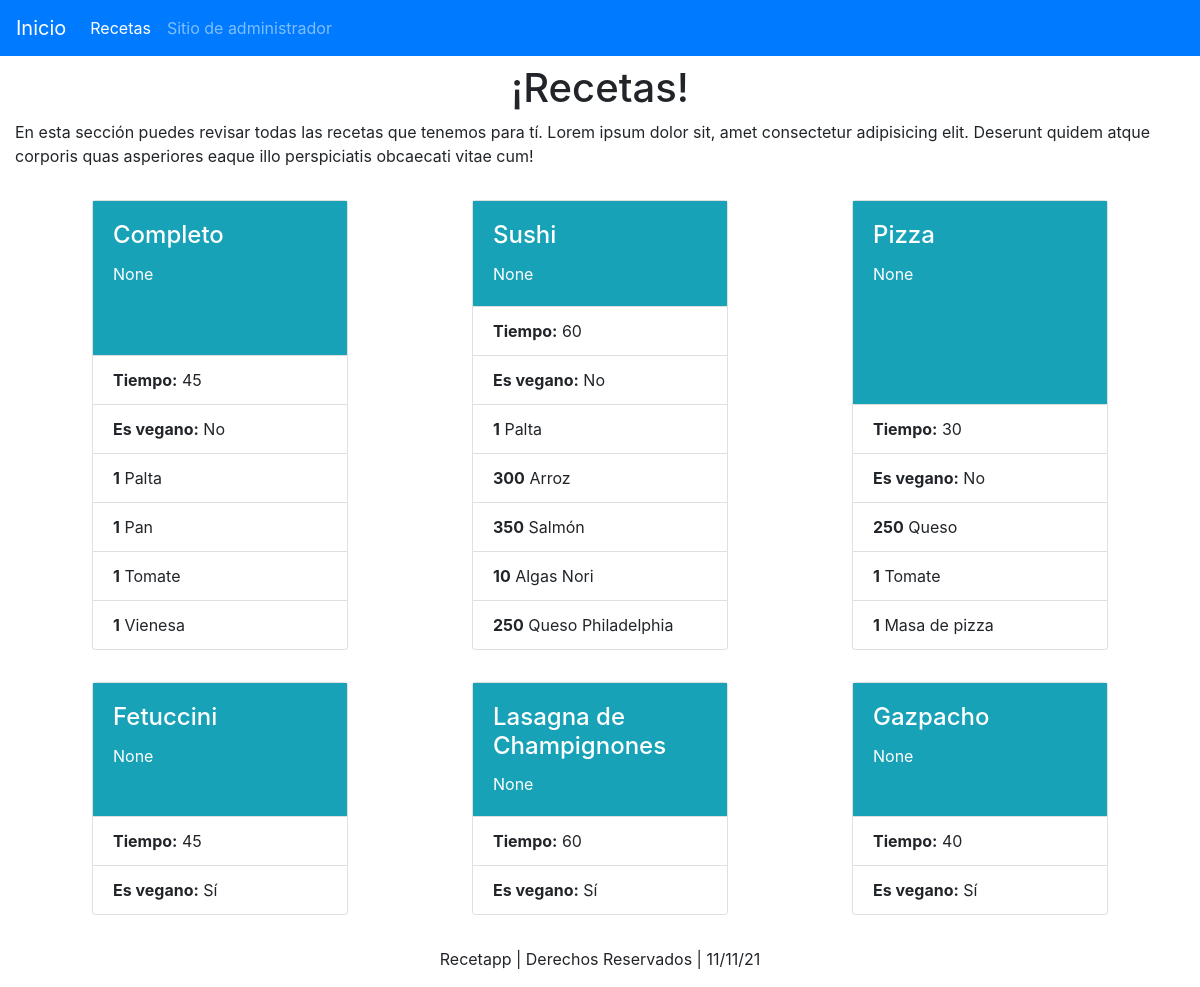
Page /recetas on the earlier database version.
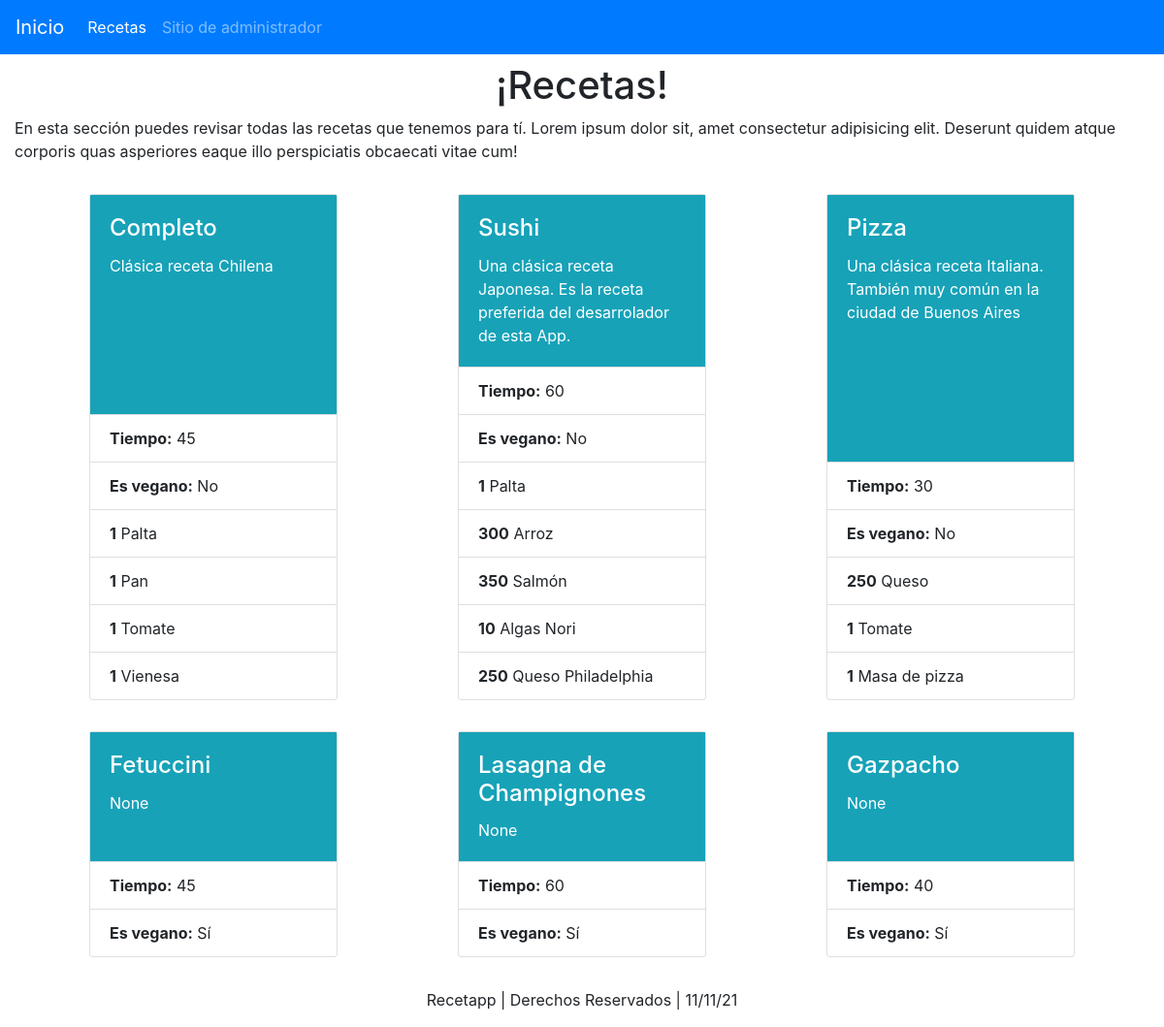
Same page on the later database version.
### Recetapp/Apps/Recetas/models.py (models this page shows, shortened)
class Receta(models.Model):
    nombre = models.CharField(max_length=50)
    tiempo = models.IntegerField(blank=True, null=True)
    vegano = models.BooleanField(null=True)
    descripcion = models.CharField(max_length=450, null=True)
    ingredientes = models.ManyToManyField(Ingrediente, through='RecetaIngrediente')

class RecetaIngrediente(models.Model):
    receta = models.ForeignKey(Receta, on_delete=models.CASCADE)
    ingrediente = models.ForeignKey(Ingrediente, on_delete=models.CASCADE)
    cantidad = models.IntegerField(default=1, blank=True, null=True)

class Ingrediente(models.Model):
    nombre = models.CharField(max_length=50)
    unidad = models.ForeignKey(Unidad, on_delete=models.DO_NOTHING)
    def __str__(self):
        return self.nombre

### Recetapp/Apps/Recetas/views.py (the view)
# urls.py: path("recetas", views.recetas, name="recetas")
def recetas(request):
    recetas = Receta.objects.all()
    return render(request, "recetas.html", {"recetas": recetas})

### Recetapp/Apps/Recetas/templates/recetas.html (shortened to what this page needs)
{% extends 'layout.html' %}
{% block content %}
    <div class="container-fluid">
        <header>
            <h1 class="text-center">¡Recetas!</h1>
            <p>En esta sección puedes revisar todas las recetas que tenemos para tí. Lorem ipsum dolor sit, amet consectetur adipisicing elit. Deserunt quidem atque corporis quas asperiores eaque illo perspiciatis obcaecati vitae cum!</p>
        </header>
    </div>
    <div class="container">
        <div class="row">
            {% for receta in recetas %}
                <div class="col-xl-4 col-sm-6 col-12 p-3 d-flex justify-content-center">
                    <div class="card" style="width: 16rem;">
                        <div class="card-body bg-info text-white">
                          <h4 class="card-title">{{ receta.nombre }}</h4>
                          <p class="card-text">{{ receta.descripcion }}</p>
                        </div>
                        <ul class="list-group list-group-flush">
                            <li class="list-group-item"><b>Tiempo:</b> {{ receta.tiempo }}</li>
                            <li class="list-group-item">
                                {% if receta.vegano == True %}
                                    <b>Es vegano:</b> Sí
                                {% else %}
                                    <b>Es vegano:</b> No
                                {% endif %}
                            </li>
                            {% for recetaingrediente in receta.recetaingrediente_set.all %}
                                <li class="list-group-item"><b>{{ recetaingrediente.cantidad }}</b> {{ recetaingrediente.ingrediente }}</li>
                            {% endfor %}
                        </ul>
                    </div>
                </div>
            {% endfor %}
        </div>
    </div>
{% endblock %}

### Recetapp/Apps/Recetas/templates/layout.html (shortened to what this page needs)
<html lang="en">
<head>
    <link rel="stylesheet" href="https://maxcdn.bootstrapcdn.com/bootstrap/4.0.0/css/bootstrap.min.css">
</head>
<body>
    <nav class="navbar navbar-expand-lg navbar-dark bg-primary mb-2">
            <a class="navbar-brand" href="{% url 'index' %}">Inicio</a>
        <div class="collapse navbar-collapse" id="navbarNavAltMarkup">
            <div class="navbar-nav">
                <a class="nav-item nav-link active" href="{% url 'recetas' %}">Recetas<span class="sr-only">(current)</span></a>
                <a class="nav-item nav-link" href="http://127.0.0.1:8000/admin/">Sitio de administrador</a>
            </div>
        </div>
    </nav>
    <main>
        {% block content %}{% endblock %}
        <div class="container-fluid text-center py-3">
            <footer>
                Recetapp | Derechos Reservados | {% now "d/m/y" %}
            </footer>
        </div>
    </main>
</body>
</html>

Differences in the rows shown:
changed Receta "Completo": descripcion "None" → "Clásica receta Chilena"
changed Receta "Sushi": descripcion "None" → "Una clásica receta Japonesa. Es la receta preferida del desarrolador de esta App."
changed Receta "Pizza": descripcion "None" → "Una clásica receta Italiana. También muy común en la ciudad de Buenos Aires"
